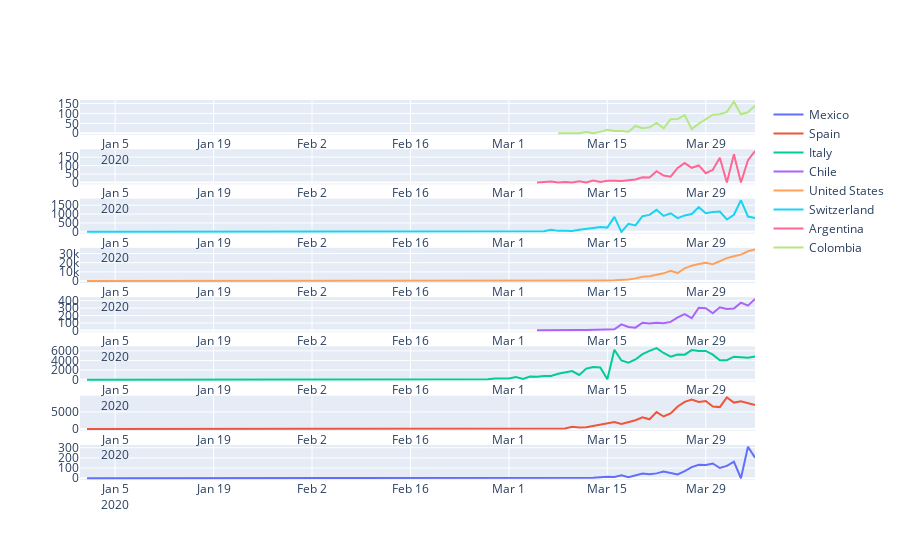

The cell this chart's notebook holds for it:
### Code cell
import plotly.graph_objects as go
from plotly.subplots import make_subplots
cols_plot = ['Mexico', 'Spain','Italy','Chile','United States','Switzerland','Argentina','Colombia']
fig = make_subplots(rows=len(cols_plot), cols=1, start_cell="bottom-left")
i=1
j=0
for col in cols_plot:
 trace=go.Scatter(x=diferencias.index, y=diferencias[col],mode='lines',name=cols_plot[j])
 fig.append_trace(trace,i,1)
 i=i+1
 j=j+1
fig.show()
